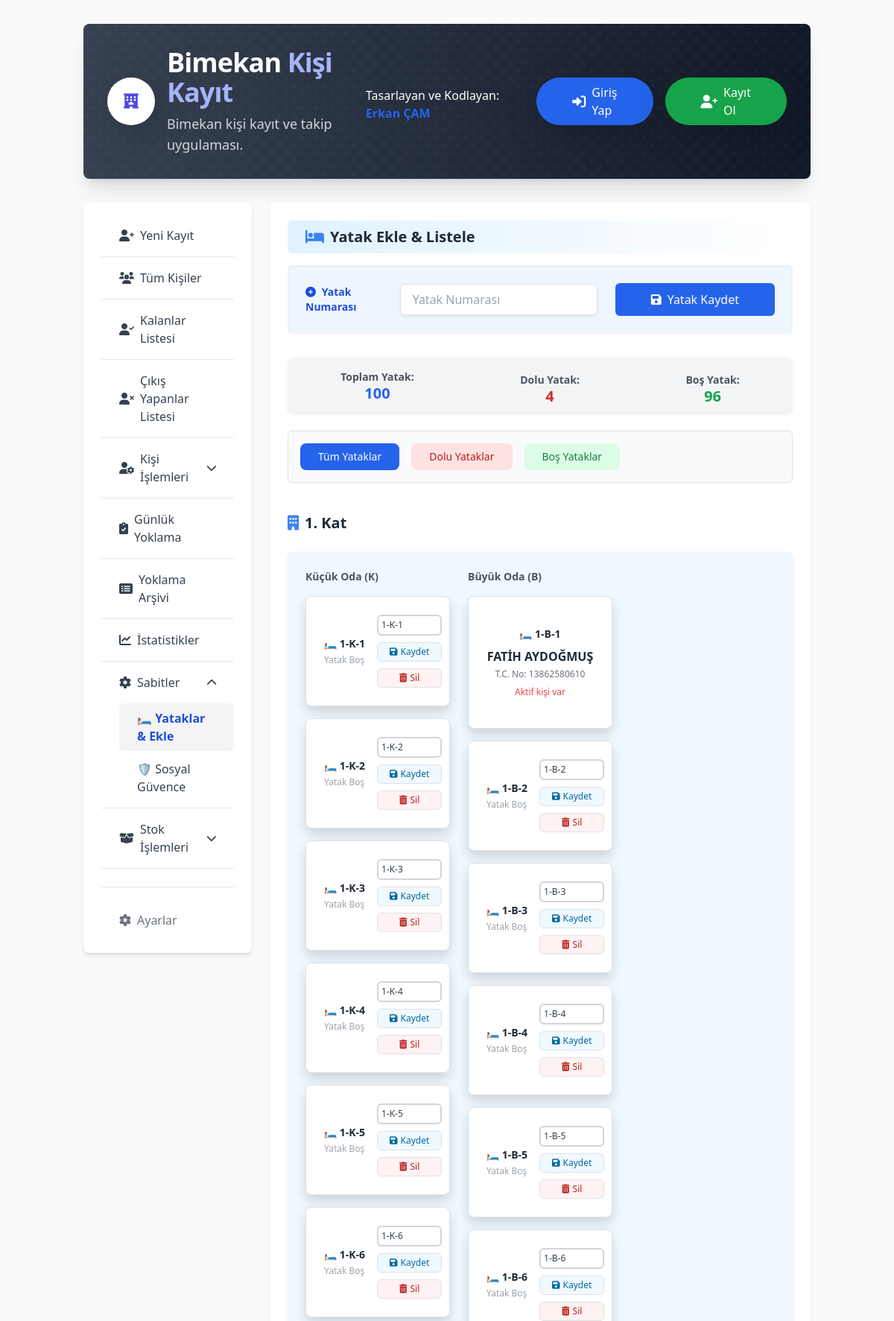
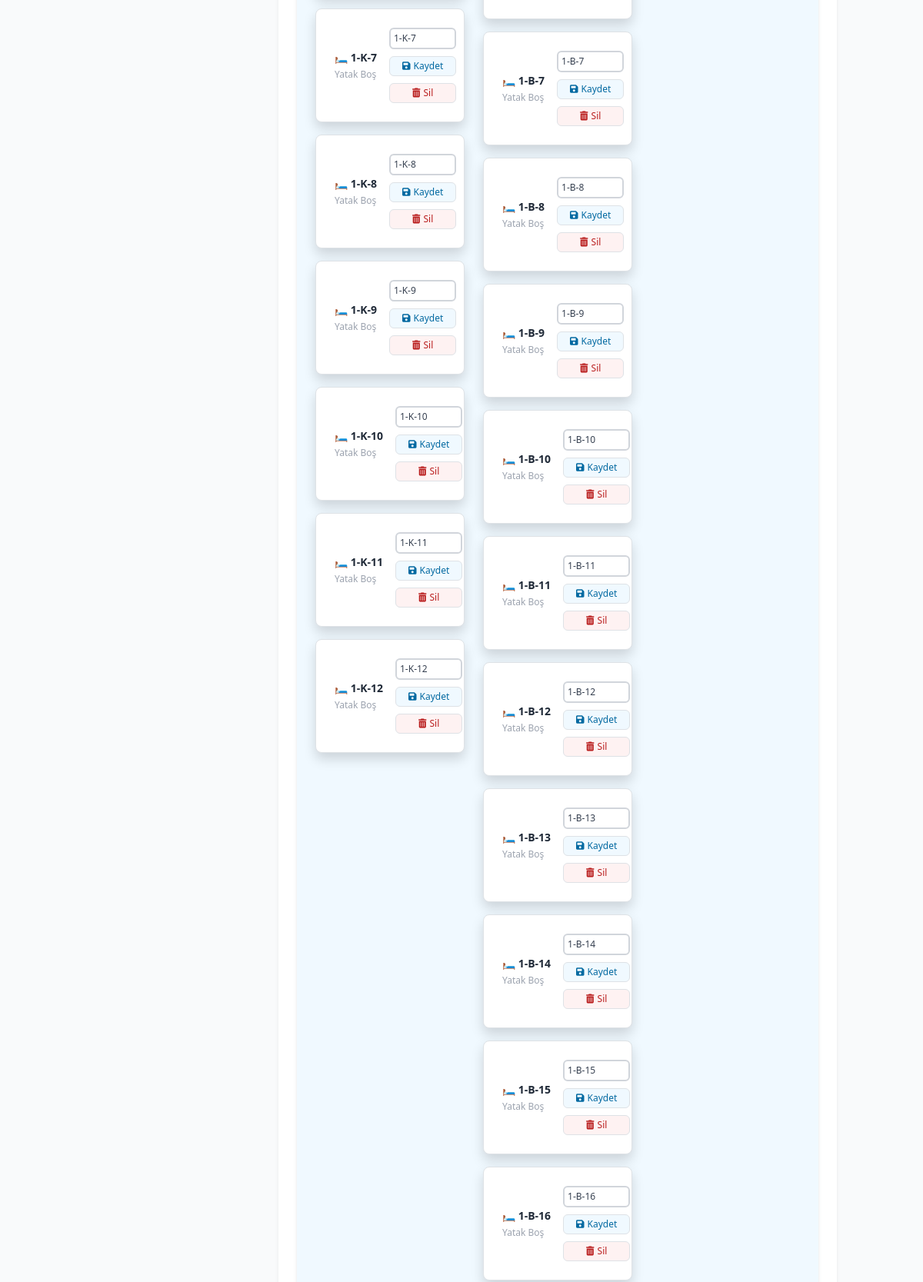
The app's page /yataklar/ (upper part) with its own data (2 pictures, top to bottom).
### kayitlar/models.py (models this page shows, shortened)
class Yatak(models.Model):
    yatak_numarasi = models.CharField(max_length=10, unique=True, verbose_name="Yatak Numarası")
    dolu_mu = models.BooleanField(default=False, verbose_name="Dolu Mu?")
    class Meta:
        verbose_name = "Yatak"
        verbose_name_plural = "Yataklar"
        ordering = ['yatak_numarasi']

class Misafir(models.Model):
    DURUM_SECENEKLERI = [
        ('AKTIF', 'Aktif'),
        ('PASIF', 'Pasif'),
    ]
    SOSYAL_GUVENCE_CHOICES = [
        ('SGK', 'SGK'),
        ('BAGKUR', 'Bağkur'),
        ('EMEKLI_SANDIGI', 'Emekli Sandığı'),
        ('YOK', 'Yok'),
        ('DIGER', 'Diğer'),
    ]
    dosya_no = models.CharField(
        max_length=30,
        unique=True,
        verbose_name="Dosya No",
        help_text="Kişiye özel benzersiz dosya numarası"
    )
    ad = models.CharField(max_length=100, verbose_name="Adı")
    soyad = models.CharField(max_length=100, verbose_name="Soyadı")
    tc_kimlik_no = models.CharField(
        max_length=11,
        unique=True,
        verbose_name="T.C. Kimlik No",
        help_text="11 haneli T.C. Kimlik Numarası"
    )
    giris_tarihi = models.DateTimeField(
        default=timezone.now,
        verbose_name="Giriş Tarihi"
    )
    cikis_tarihi = models.DateTimeField( # Misafir modeline taşındı
        blank=True,
        null=True,
        verbose_name="Çıkış Tarihi"
    )
    cikis_nedeni = models.TextField( # Misafir modeline taşındı
        verbose_name="Son Çıkış Nedeni",
        blank=True,
        null=True,
        help_text="Kişinin en son çıkış yapma nedeni."
    )
    dogum_tarihi = models.DateField(verbose_name="Doğum Tarihi")
    dogum_yeri = models.CharField(max_length=100, verbose_name="Doğum Yeri")
    telefon = models.CharField(
        max_length=20,
        blank=True,
        null=True,
        verbose_name="Telefonu"
    )
    durum = models.CharField(
        max_length=10,
        choices=DURUM_SECENEKLERI,
        default='AKTIF',
        verbose_name="Durum Bilgisi"
    )
    yatak_no = models.ForeignKey(
        Yatak,
        on_delete=models.SET_NULL,
        blank=True,
        null=True,
        verbose_name="Yatak Numarası",
        help_text="Kişinin kaldığı yatak numarası"
    )
    adres = models.TextField(
        blank=True,
        null=True,
        verbose_name="Adresi"
    )
    sosyal_guvence = models.ForeignKey(
        SosyalGuvence,
        on_delete=models.SET_NULL,
        blank=True,
        null=True,
        verbose_name="Sosyal Güvencesi"
    )
    fotograf = models.ImageField(
        upload_to='misafir_fotograflari/',
        blank=True,
        null=True,
        verbose_name="Kişi Fotoğrafı"
    )
    beyan = models.TextField(
        blank=True,
        null=True,
        verbose_name="Kişinin Beyanı",
        help_text="Kişinin kendi beyanı veya önemli notlar"
    )
    class Meta:
        verbose_name = "Misafir"
        verbose_name_plural = "Misafirler"
        ordering = ['-giris_tarihi']

### kayitlar/views.py (the view, shortened to what this page needs)
# urls.py: path('yataklar/', views.yatak_ekle, name='yatak_ekle'),
def yatak_ekle(request):
    form = YatakForm(request.POST or None)
    dolu_yatak_sayisi = Yatak.objects.filter(dolu_mu=True).count()
    bos_yatak_sayisi = Yatak.objects.filter(dolu_mu=False).count()
    toplam_yatak_sayisi = Yatak.objects.count()
    yataklar = Yatak.objects.all()
    for yatak in yataklar:
        yatak.aktif_misafirler = Misafir.objects.filter(yatak_no=yatak, durum='AKTIF')
    kat_1_k, kat_1_b = [], []
    kat_2_k, kat_2_b = [], []
    kat_3_k, kat_3_b = [], []
    kat_teras = []
    for yatak in yataklar:
        kod = yatak.yatak_numarasi.split('-')
        if len(kod) != 3:
            continue
        kat, tip, _ = kod
        tip_upper = tip.upper()
        if kat == '1' and tip_upper != 'T':
            (kat_1_k if tip_upper == 'K' else kat_1_b).append(yatak)
        elif kat == '2' and tip_upper != 'T':
            (kat_2_k if tip_upper == 'K' else kat_2_b).append(yatak)
        elif kat == '3' and tip_upper != 'T':
            (kat_3_k if tip_upper == 'K' else kat_3_b).append(yatak)
        elif tip_upper == 'T':
            kat_teras.append(yatak)
    kat_1_k = sorted(kat_1_k, key=sort_by_oda_no)
    kat_1_b = sorted(kat_1_b, key=sort_by_oda_no)
    kat_2_k = sorted(kat_2_k, key=sort_by_oda_no)
    kat_2_b = sorted(kat_2_b, key=sort_by_oda_no)
    kat_3_k = sorted(kat_3_k, key=sort_by_oda_no)
    kat_3_b = sorted(kat_3_b, key=sort_by_oda_no)
    kat_teras = sorted(kat_teras, key=sort_by_oda_no)
    return render(request, 'bimekan/yatak_ekle.html', {
        'form': form,
        'kat_1_k': kat_1_k,
        'kat_1_b': kat_1_b,
        'kat_2_k': kat_2_k,
        'kat_2_b': kat_2_b,
        'kat_3_k': kat_3_k,
        'kat_3_b': kat_3_b,
        'kat_teras': kat_teras,
        'dolu_yatak_sayisi': dolu_yatak_sayisi,
        'bos_yatak_sayisi': bos_yatak_sayisi,
        'toplam_yatak_sayisi': toplam_yatak_sayisi,
    })

### kayitlar/forms.py (shortened to what this page needs)
class YatakForm(forms.ModelForm):
    class Meta:
        model = Yatak
        fields = '__all__' # Yatak modelinizin tüm alanlarını kullanın
        widgets = {
            'yatak_numarasi': forms.TextInput(attrs={
                'class': 'w-40 rounded-md border-2 border-gray-300 p-2 text-sm',
                'placeholder': 'Yatak Numarası'
            }),
            'dolu_mu': forms.CheckboxInput(attrs={
                'class': 'mt-1 h-4 w-4 text-blue-600 border-gray-300 rounded focus:ring-blue-500'
            }),
        }

### kayitlar/templatetags/custom_filters.py (called while the page is built)
@register.filter(name='add_class')
def add_class(value, arg):
    return value.as_widget(attrs={'class': arg})

### kayitlar/views.py (called while the page is built)
def sort_by_oda_no(yatak):
    try:
        oda_no = int(yatak.yatak_numarasi.split('-')[2])
        return oda_no
    except:
        return 0

### templates/bimekan/yatak_ekle.html (shortened to what this page needs)
{% extends 'bimekan/base.html' %}
{% load custom_filters %}
{% block content %}
<div class="max-w-screen-xl mx-auto bg-white p-6 rounded-md shadow-sm">
    <h2 class="text-xl font-bold text-gray-800 bg-gradient-to-r from-sky-100 via-sky-50 to-white px-4 py-2 rounded-md flex items-center">
        <i class="fas fa-bed text-blue-500 mr-2"></i> Yatak Ekle & Listele
    </h2>
    <form method="post" class="mb-8 mt-3 bg-blue-50 p-4 rounded-md shadow-inner">
        <div class="flex flex-col md:flex-row items-start md:items-center gap-4">
            <label for="{{ form.yatak_numarasi.id_for_label }}" class="block text-sm font-semibold text-blue-700 md:w-auto w-full">
                <i class="fas fa-plus-circle mr-1"></i> {{ form.yatak_numarasi.label }}
            </label>
            {{ form.yatak_numarasi|add_class:"flex-grow px-3 py-2 border border-blue-300 rounded-md shadow-sm focus:outline-none focus:ring-2 focus:ring-blue-500 focus:border-transparent text-gray-700" }}
            <button type="submit"
                    class="w-full md:w-auto px-5 py-2.5 bg-blue-600 text-white text-base font-medium rounded-md hover:bg-blue-700 transition duration-200 ease-in-out flex items-center justify-center whitespace-nowrap">
                <i class="fas fa-save mr-2"></i> Yatak Kaydet
            </button>
        </div>
    </form>
    <div class="flex flex-col sm:flex-row justify-around items-center mb-6 py-2 bg-gray-100 rounded-lg shadow-sm">
        <div class="text-center px-4 py-1">
            <p class="text-sm font-semibold text-gray-600 mb-0.5">Toplam Yatak:</p>
            <p class="text-xl font-extrabold text-blue-600 mb-0 leading-none">{{ toplam_yatak_sayisi }}</p>
        </div>
        <div class="text-center px-4 py-1 mt-2 sm:mt-0">
            <p class="text-sm font-semibold text-gray-600 mb-0.5">Dolu Yatak:</p>
            <p class="text-xl font-extrabold text-red-600 mb-0 leading-none">{{ dolu_yatak_sayisi }}</p>
        </div>
        <div class="text-center px-4 py-1 mt-2 sm:mt-0">
            <p class="text-sm font-semibold text-gray-600 mb-0.5">Boş Yatak:</p>
            <p class="text-xl font-extrabold text-green-600 mb-0 leading-none">{{ bos_yatak_sayisi }}</p>
        </div>
    </div>
    <div class="flex flex-wrap gap-3 mb-6 p-3 bg-gray-50 rounded-md border border-gray-200">
        <button class="filter-btn bg-sky-100 text-sky-700 px-4 py-2 rounded-lg text-sm font-medium hover:bg-sky-200 focus:outline-none focus:ring-2 focus:ring-sky-500 focus:ring-offset-2 transition duration-150 ease-in-out"
                data-filter="tum">Tüm Yataklar</button>
        <button class="filter-btn bg-red-100 text-red-700 px-4 py-2 rounded-lg text-sm font-medium hover:bg-red-200 focus:outline-none focus:ring-2 focus:ring-red-500 focus:ring-offset-2 transition duration-150 ease-in-out"
                data-filter="dolu">Dolu Yataklar</button>
        <button class="filter-btn bg-green-100 text-green-700 px-4 py-2 rounded-lg text-sm font-medium hover:bg-green-200 focus:outline-none focus:ring-2 focus:ring-green-500 focus:ring-offset-2 transition duration-150 ease-in-out"
                data-filter="bos">Boş Yataklar</button>
    </div>
    <h3 class="text-xl font-bold text-gray-800 mt-10 mb-4 flex items-center">
        <i class="fas fa-building text-blue-500 mr-2"></i> 1. Kat
    </h3>
    <div class="grid grid-cols-1 md:grid-cols-2 lg:grid-cols-3 gap-6 bg-sky-50 p-6 rounded-lg shadow-md">
        <div class="space-y-4">
            <h4 class="text-sm font-semibold text-gray-600 mb-2">Küçük Oda (K)</h4>
            {% if kat_1_k %}
                {% for yatak in kat_1_k %}
                <div class="yatak-card bg-white border rounded-lg p-4 shadow w-full"
                    data-status="{% if yatak.dolu_mu %}dolu{% else %}bos{% endif %}">
                    {% include 'partials/_yatak_karti.html' %}
                </div>
                {% endfor %}
            {% else %}
                <p class="text-gray-500 text-center py-4">Bu bölümde henüz yatak bulunmamaktadır.</p>
            {% endif %}
        </div>
        <div class="space-y-4">
            <h4 class="text-sm font-semibold text-gray-600 mb-2">Büyük Oda (B)</h4>
            {% if kat_1_b %}
                {% for yatak in kat_1_b %}
                <div class="yatak-card bg-white border rounded-lg p-4 shadow w-full"
                    data-status="{% if yatak.dolu_mu %}dolu{% else %}bos{% endif %}">
                    {% include 'partials/_yatak_karti.html' %}
                </div>
                {% endfor %}
            {% else %}
                <p class="text-gray-500 text-center py-4">Bu bölümde henüz yatak bulunmamaktadır.</p>
            {% endif %}
        </div>
    </div>
</div>
{% endblock %}

### templates/partials/_yatak_karti.html (shortened to what this page needs)
{% if not yatak.aktif_misafirler %}
<div class="flex flex-col sm:flex-row items-start sm:items-center justify-between gap-3 w-full">
    <div class="flex-shrink-0 text-sm font-semibold text-gray-800">
        🛏️ {{ yatak.yatak_numarasi }}
        <div class="text-xs text-gray-400 font-normal mt-1">
            Yatak Boş
        </div>
    </div>
    <div class="flex flex-col gap-2 w-full sm:w-auto">
        <form method="post" class="w-full">
            <input type="text" name="yatak_numarasi" value="{{ yatak.yatak_numarasi }}"
                   class="w-full rounded-md border-2 border-gray-300 p-1 text-xs text-gray-700"
                   placeholder="Yatak No">
        </form>
        <form method="post" class="w-full">
            <button type="submit"
                    class="w-full px-3 py-1 bg-sky-50 text-sky-700 rounded text-xs hover:bg-sky-100 border border-sky-200 transition whitespace-nowrap">
                <span class="flex items-center justify-center">
                    <i class="fas fa-save mr-0 sm:mr-1"></i> <span class="hidden sm:inline">Kaydet</span>
                </span>
            </button>
        </form>
        <form method="post" action="{% url 'yatak_sil' yatak.pk %}"
              onsubmit="return confirm('Bu yatağı silmek istediğinize emin misiniz?');"
              class="w-full">
            <button type="submit"
                    class="w-full px-3 py-1 bg-red-50 text-red-700 rounded text-xs hover:bg-red-100 border border-red-200 transition whitespace-nowrap">
                <span class="flex items-center justify-center">
                    <i class="fas fa-trash-alt mr-0 sm:mr-1"></i> <span class="hidden sm:inline">Sil</span>
                </span>
            </button>
        </form>
    </div>
</div>
{% else %}
<div class="flex flex-col items-center justify-center w-full py-3 text-center">
    <div class="text-sm font-bold text-gray-800 mb-2">
        🛏️ {{ yatak.yatak_numarasi }}
    </div>
    {% for misafir in yatak.aktif_misafirler %}
    <div class="text-sm text-gray-700">
        <div class="text-base font-semibold text-gray-800">{{ misafir.ad }} {{ misafir.soyad }}</div>
        <div class="text-xs text-gray-500 mt-1">T.C. No: {{ misafir.tc_kimlik_no }}</div>
    </div>
    {% endfor %}
    <div class="mt-2 text-xs text-red-500">Aktif kişi var</div>
</div>
{% endif %}

### records on screen
Yatak: yatak_numarasi "1-K-1"
Yatak: yatak_numarasi "1-K-2"
Yatak: yatak_numarasi "1-K-3"
Yatak: yatak_numarasi "1-K-4"
Yatak: yatak_numarasi "1-K-5"
Yatak: yatak_numarasi "1-K-6"
Yatak: yatak_numarasi "1-K-7"
Yatak: yatak_numarasi "1-K-8"
Yatak: yatak_numarasi "1-K-9"
Yatak: yatak_numarasi "1-K-10"
Yatak: yatak_numarasi "1-K-11"
Yatak: yatak_numarasi "1-K-12"
Yatak: yatak_numarasi "1-B-1"
Misafir: ad "FATİH", soyad "AYDOĞMUŞ", tc_kimlik_no "13862580610"
Yatak: yatak_numarasi "1-B-2"
Yatak: yatak_numarasi "1-B-3"
Yatak: yatak_numarasi "1-B-4"
Yatak: yatak_numarasi "1-B-5"
Yatak: yatak_numarasi "1-B-6"
Yatak: yatak_numarasi "1-B-7"
Yatak: yatak_numarasi "1-B-8"
Yatak: yatak_numarasi "1-B-9"
Yatak: yatak_numarasi "1-B-10"
Yatak: yatak_numarasi "1-B-11"
Yatak: yatak_numarasi "1-B-12"
Yatak: yatak_numarasi "1-B-13"
Yatak: yatak_numarasi "1-B-14"
Yatak: yatak_numarasi "1-B-15"
Yatak: yatak_numarasi "1-B-16"

### other values on screen
{{ toplam_yatak_sayisi }} "100"
{{ dolu_yatak_sayisi }} "4"
{{ bos_yatak_sayisi }} "96"
